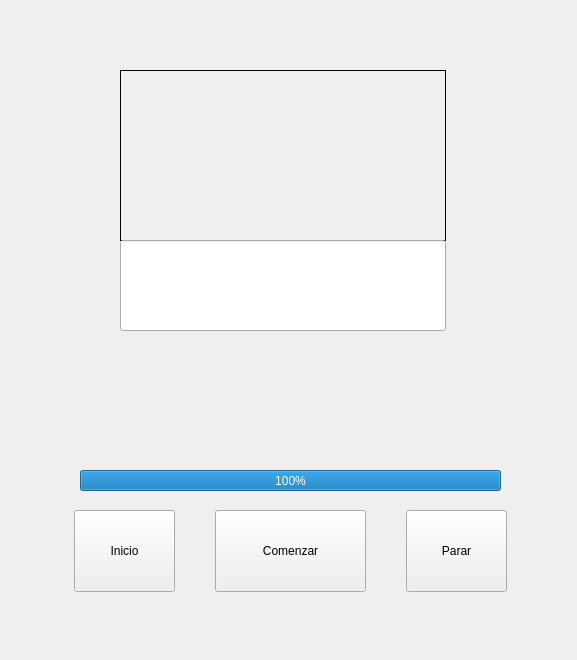
<?xml version="1.0" encoding="UTF-8"?>
<ui version="4.0">
 <class>Dialog</class>
 <widget class="QDialog" name="Dialog">
  <property name="geometry">
   <rect>
    <x>0</x>
    <y>0</y>
    <width>577</width>
    <height>660</height>
   </rect>
  </property>
  <property name="windowTitle">
   <string>Cálculo mental</string>
  </property>
  <widget class="QPushButton" name="boton_comenzar">
   <property name="geometry">
    <rect>
     <x>215</x>
     <y>510</y>
     <width>151</width>
     <height>82</height>
    </rect>
   </property>
   <property name="focusPolicy">
    <enum>Qt::TabFocus</enum>
   </property>
   <property name="text">
    <string>Comenzar</string>
   </property>
   <property name="checkable">
    <bool>false</bool>
   </property>
   <property name="autoDefault">
    <bool>false</bool>
   </property>
  </widget>
  <widget class="QLabel" name="mensaje">
   <property name="geometry">
    <rect>
     <x>130</x>
     <y>440</y>
     <width>302</width>
     <height>21</height>
    </rect>
   </property>
   <property name="text">
    <string/>
   </property>
   <property name="alignment">
    <set>Qt::AlignCenter</set>
   </property>
  </widget>
  <widget class="QProgressBar" name="barra_segundos">
   <property name="geometry">
    <rect>
     <x>80</x>
     <y>470</y>
     <width>421</width>
     <height>21</height>
    </rect>
   </property>
   <property name="maximum">
    <number>60</number>
   </property>
   <property name="value">
    <number>60</number>
   </property>
   <property name="textVisible">
    <bool>true</bool>
   </property>
  </widget>
  <widget class="QLabel" name="panel">
   <property name="geometry">
    <rect>
     <x>120</x>
     <y>70</y>
     <width>326</width>
     <height>171</height>
    </rect>
   </property>
   <property name="font">
    <font>
     <pointsize>40</pointsize>
    </font>
   </property>
   <property name="frameShape">
    <enum>QFrame::Panel</enum>
   </property>
   <property name="text">
    <string/>
   </property>
   <property name="alignment">
    <set>Qt::AlignCenter</set>
   </property>
  </widget>
  <widget class="QLineEdit" name="entrada">
   <property name="geometry">
    <rect>
     <x>120</x>
     <y>240</y>
     <width>326</width>
     <height>91</height>
    </rect>
   </property>
   <property name="font">
    <font>
     <pointsize>40</pointsize>
    </font>
   </property>
   <property name="frame">
    <bool>true</bool>
   </property>
   <property name="alignment">
    <set>Qt::AlignCenter</set>
   </property>
   <property name="readOnly">
    <bool>true</bool>
   </property>
  </widget>
  <widget class="QLabel" name="salida">
   <property name="geometry">
    <rect>
     <x>120</x>
     <y>330</y>
     <width>326</width>
     <height>71</height>
    </rect>
   </property>
   <property name="font">
    <font>
     <pointsize>40</pointsize>
    </font>
   </property>
   <property name="frameShape">
    <enum>QFrame::NoFrame</enum>
   </property>
   <property name="text">
    <string/>
   </property>
   <property name="scaledContents">
    <bool>true</bool>
   </property>
   <property name="alignment">
    <set>Qt::AlignCenter</set>
   </property>
  </widget>
  <widget class="QPushButton" name="boton_parar">
   <property name="geometry">
    <rect>
     <x>406</x>
     <y>510</y>
     <width>101</width>
     <height>82</height>
    </rect>
   </property>
   <property name="text">
    <string>Parar</string>
   </property>
   <property name="autoDefault">
    <bool>false</bool>
   </property>
  </widget>
  <widget class="QPushButton" name="boton_inicio">
   <property name="geometry">
    <rect>
     <x>74</x>
     <y>510</y>
     <width>101</width>
     <height>82</height>
    </rect>
   </property>
   <property name="focusPolicy">
    <enum>Qt::TabFocus</enum>
   </property>
   <property name="text">
    <string>Inicio</string>
   </property>
   <property name="checkable">
    <bool>false</bool>
   </property>
   <property name="autoDefault">
    <bool>false</bool>
   </property>
  </widget>
 </widget>
 <resources/>
 <connections/>
</ui>
